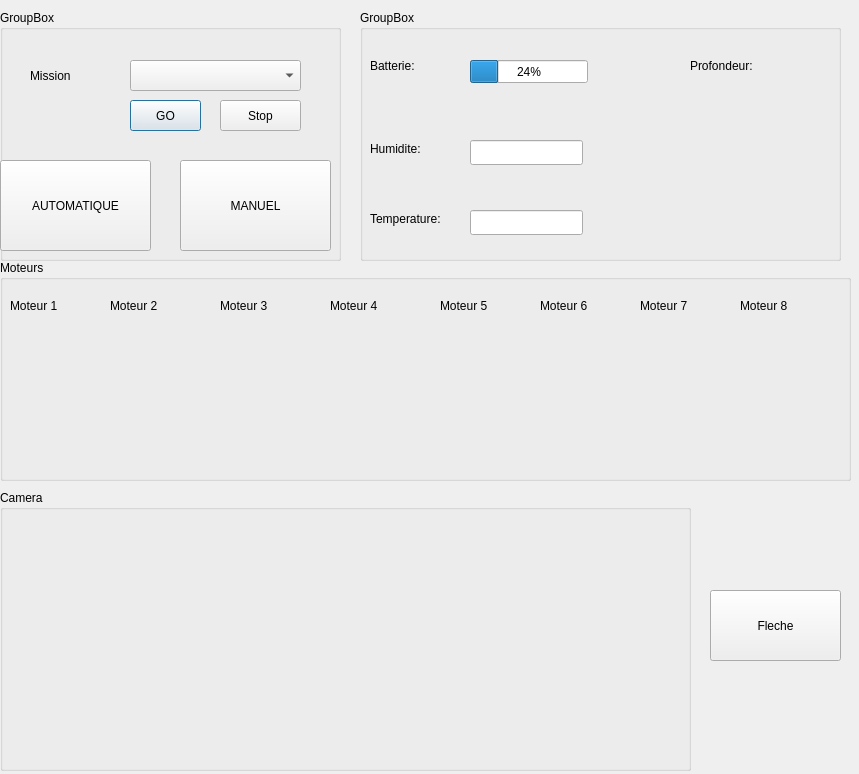
<?xml version="1.0" encoding="UTF-8"?>
<ui version="4.0">
 <class>Dialog</class>
 <widget class="QDialog" name="Dialog">
  <property name="geometry">
   <rect>
    <x>0</x>
    <y>0</y>
    <width>859</width>
    <height>774</height>
   </rect>
  </property>
  <property name="windowTitle">
   <string>Dialog</string>
  </property>
  <widget class="QGroupBox" name="moteur_gb">
   <property name="geometry">
    <rect>
     <x>0</x>
     <y>260</y>
     <width>851</width>
     <height>221</height>
    </rect>
   </property>
   <property name="title">
    <string>Moteurs</string>
   </property>
   <widget class="QLabel" name="label_6">
    <property name="geometry">
     <rect>
      <x>10</x>
      <y>30</y>
      <width>91</width>
      <height>31</height>
     </rect>
    </property>
    <property name="text">
     <string>Moteur 1</string>
    </property>
   </widget>
   <widget class="QLabel" name="label_7">
    <property name="geometry">
     <rect>
      <x>110</x>
      <y>30</y>
      <width>91</width>
      <height>31</height>
     </rect>
    </property>
    <property name="text">
     <string>Moteur 2</string>
    </property>
   </widget>
   <widget class="QLabel" name="label_8">
    <property name="geometry">
     <rect>
      <x>220</x>
      <y>30</y>
      <width>91</width>
      <height>31</height>
     </rect>
    </property>
    <property name="text">
     <string>Moteur 3</string>
    </property>
   </widget>
   <widget class="QLabel" name="label_9">
    <property name="geometry">
     <rect>
      <x>330</x>
      <y>30</y>
      <width>91</width>
      <height>31</height>
     </rect>
    </property>
    <property name="text">
     <string>Moteur 4</string>
    </property>
   </widget>
   <widget class="QLabel" name="label_10">
    <property name="geometry">
     <rect>
      <x>440</x>
      <y>30</y>
      <width>91</width>
      <height>31</height>
     </rect>
    </property>
    <property name="text">
     <string>Moteur 5</string>
    </property>
   </widget>
   <widget class="QLabel" name="label_11">
    <property name="geometry">
     <rect>
      <x>540</x>
      <y>30</y>
      <width>91</width>
      <height>31</height>
     </rect>
    </property>
    <property name="text">
     <string>Moteur 6</string>
    </property>
   </widget>
   <widget class="QLabel" name="label_12">
    <property name="geometry">
     <rect>
      <x>640</x>
      <y>30</y>
      <width>91</width>
      <height>31</height>
     </rect>
    </property>
    <property name="text">
     <string>Moteur 7</string>
    </property>
   </widget>
   <widget class="QLabel" name="label_13">
    <property name="geometry">
     <rect>
      <x>740</x>
      <y>30</y>
      <width>91</width>
      <height>31</height>
     </rect>
    </property>
    <property name="text">
     <string>Moteur 8</string>
    </property>
   </widget>
  </widget>
  <widget class="QGroupBox" name="camera_gp">
   <property name="geometry">
    <rect>
     <x>0</x>
     <y>490</y>
     <width>691</width>
     <height>281</height>
    </rect>
   </property>
   <property name="title">
    <string>Camera</string>
   </property>
  </widget>
  <widget class="QGroupBox" name="mission_gp">
   <property name="geometry">
    <rect>
     <x>0</x>
     <y>10</y>
     <width>341</width>
     <height>251</height>
    </rect>
   </property>
   <property name="title">
    <string>GroupBox</string>
   </property>
   <widget class="QPushButton" name="pushButton">
    <property name="geometry">
     <rect>
      <x>130</x>
      <y>90</y>
      <width>71</width>
      <height>31</height>
     </rect>
    </property>
    <property name="text">
     <string>GO</string>
    </property>
   </widget>
   <widget class="QPushButton" name="pushButton_2">
    <property name="geometry">
     <rect>
      <x>220</x>
      <y>90</y>
      <width>81</width>
      <height>31</height>
     </rect>
    </property>
    <property name="text">
     <string>Stop</string>
    </property>
   </widget>
   <widget class="QComboBox" name="comboBox">
    <property name="geometry">
     <rect>
      <x>130</x>
      <y>50</y>
      <width>171</width>
      <height>31</height>
     </rect>
    </property>
   </widget>
   <widget class="QLabel" name="label_5">
    <property name="geometry">
     <rect>
      <x>30</x>
      <y>50</y>
      <width>81</width>
      <height>31</height>
     </rect>
    </property>
    <property name="text">
     <string>Mission</string>
    </property>
   </widget>
   <widget class="QPushButton" name="pushButton_3">
    <property name="geometry">
     <rect>
      <x>0</x>
      <y>150</y>
      <width>151</width>
      <height>91</height>
     </rect>
    </property>
    <property name="text">
     <string>AUTOMATIQUE</string>
    </property>
   </widget>
   <widget class="QPushButton" name="pushButton_4">
    <property name="geometry">
     <rect>
      <x>180</x>
      <y>150</y>
      <width>151</width>
      <height>91</height>
     </rect>
    </property>
    <property name="text">
     <string>MANUEL</string>
    </property>
   </widget>
  </widget>
  <widget class="QGroupBox" name="etat_gp">
   <property name="geometry">
    <rect>
     <x>360</x>
     <y>10</y>
     <width>481</width>
     <height>251</height>
    </rect>
   </property>
   <property name="title">
    <string>GroupBox</string>
   </property>
   <widget class="QLabel" name="label">
    <property name="geometry">
     <rect>
      <x>10</x>
      <y>40</y>
      <width>81</width>
      <height>31</height>
     </rect>
    </property>
    <property name="text">
     <string>Batterie:</string>
    </property>
   </widget>
   <widget class="QLabel" name="label_2">
    <property name="geometry">
     <rect>
      <x>10</x>
      <y>130</y>
      <width>67</width>
      <height>17</height>
     </rect>
    </property>
    <property name="text">
     <string>Humidite:</string>
    </property>
   </widget>
   <widget class="QLabel" name="label_3">
    <property name="geometry">
     <rect>
      <x>10</x>
      <y>200</y>
      <width>111</width>
      <height>17</height>
     </rect>
    </property>
    <property name="text">
     <string>Temperature:</string>
    </property>
   </widget>
   <widget class="QProgressBar" name="progressBar">
    <property name="geometry">
     <rect>
      <x>110</x>
      <y>50</y>
      <width>118</width>
      <height>23</height>
     </rect>
    </property>
    <property name="value">
     <number>24</number>
    </property>
   </widget>
   <widget class="QLineEdit" name="lineEdit">
    <property name="geometry">
     <rect>
      <x>110</x>
      <y>130</y>
      <width>113</width>
      <height>25</height>
     </rect>
    </property>
   </widget>
   <widget class="QLineEdit" name="lineEdit_2">
    <property name="geometry">
     <rect>
      <x>110</x>
      <y>200</y>
      <width>113</width>
      <height>25</height>
     </rect>
    </property>
   </widget>
   <widget class="QLabel" name="label_4">
    <property name="geometry">
     <rect>
      <x>330</x>
      <y>40</y>
      <width>91</width>
      <height>31</height>
     </rect>
    </property>
    <property name="text">
     <string>Profondeur:</string>
    </property>
   </widget>
  </widget>
  <widget class="QPushButton" name="pushButton_5">
   <property name="geometry">
    <rect>
     <x>710</x>
     <y>590</y>
     <width>131</width>
     <height>71</height>
    </rect>
   </property>
   <property name="text">
    <string>Fleche</string>
   </property>
  </widget>
 </widget>
 <resources/>
 <connections/>
</ui>
